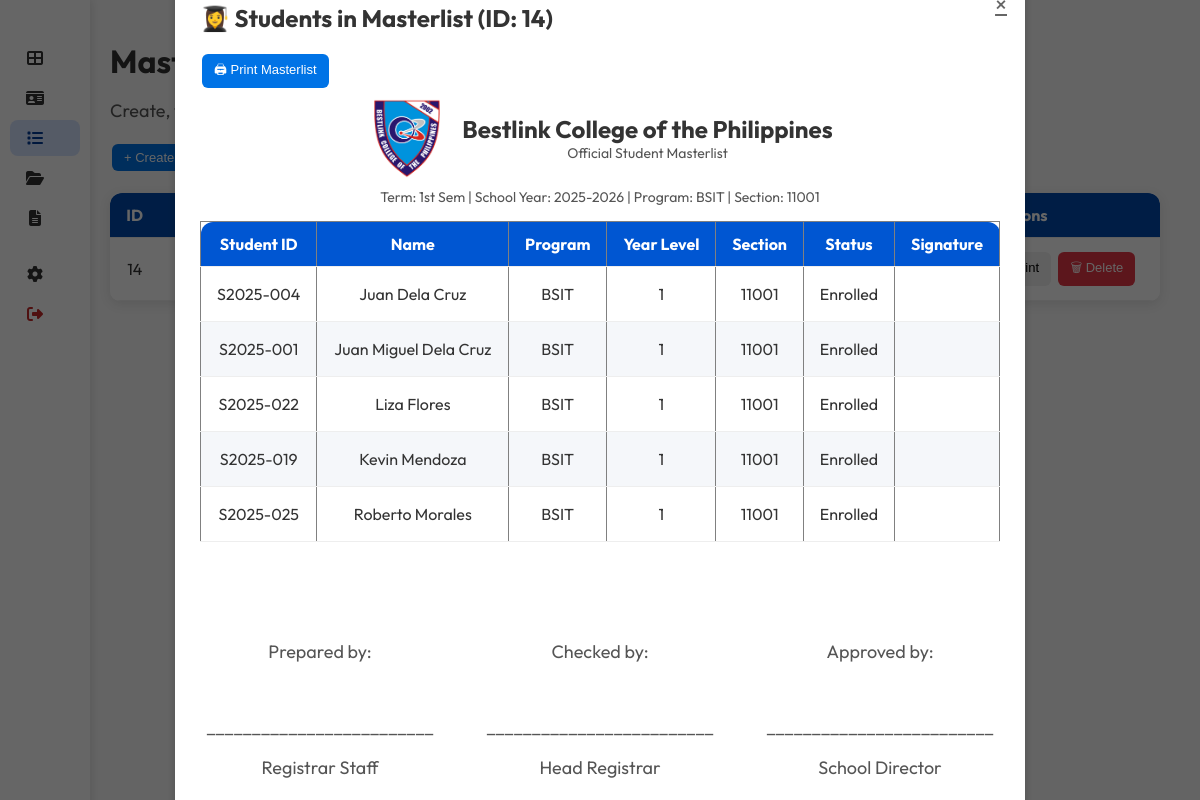
/staff/Masterlist.php?view_students=14 (signed in), run on the app's committed database.
### tables this page shows
CREATE TABLE `masterlists` (
  `masterlist_id` int(11) NOT NULL,
  `term` varchar(255) DEFAULT NULL,
  `year` varchar(255) DEFAULT NULL,
  `program` varchar(255) DEFAULT NULL,
  `section` varchar(50) DEFAULT NULL,
  `year_level` int(11) DEFAULT NULL,
  `generated_by` int(11) DEFAULT NULL,
  `generation_date` timestamp NOT NULL DEFAULT current_timestamp() ON UPDATE current_timestamp()
);

CREATE TABLE `students` (
  `student_id` varchar(255) NOT NULL,
  `user_id` int(11) DEFAULT NULL,
  `first_name` varchar(255) DEFAULT NULL,
  `last_name` varchar(255) DEFAULT NULL,
  `birthdate` date DEFAULT NULL,
  `gender` varchar(255) DEFAULT NULL,
  `program` varchar(50) NOT NULL,
  `year_level` int(11) DEFAULT NULL,
  `section` int(10) NOT NULL,
  `student_status` varchar(255) DEFAULT NULL,
  `photo_path` text DEFAULT NULL,
  `date_registered` date DEFAULT NULL,
  `email` varchar(255) DEFAULT NULL,
  `contact_no` varchar(255) DEFAULT NULL
);

### staff/Masterlist.php (the view, shortened to what this page needs)
<?php
require_once __DIR__ . "/../Database/connection.php";
$sql = "SELECT m.masterlist_id, m.term, m.year, m.program, m.section, m.generation_date, u.username
        FROM masterlists m
        LEFT JOIN users u ON m.generated_by = u.user_id
        ORDER BY m.generation_date DESC";
$result = $conn->query($sql);
$masterlists = $result->fetch_all(MYSQLI_ASSOC);
$students_in_masterlist = [];
$masterlist_info = null;
$viewing_masterlist = null;
if (isset($_GET['view_students'])) {
    $viewing_masterlist = intval($_GET['view_students']);
    $stmt = $conn->prepare("
        SELECT s.student_id, s.first_name, s.last_name, s.program, s.year_level, s.student_status, s.section
        FROM masterlist_details md
        JOIN students s ON md.student_id = s.student_id
        WHERE md.masterlist_id = ?
        ORDER BY s.last_name ASC
    ");
    $stmt->bind_param("i", $viewing_masterlist);
    $stmt->execute();
    $students_in_masterlist = $stmt->get_result()->fetch_all(MYSQLI_ASSOC);
    $info_stmt = $conn->prepare("SELECT term, year, program, section FROM masterlists WHERE masterlist_id = ?");
    $info_stmt->bind_param("i", $viewing_masterlist);
    $info_stmt->execute();
    $masterlist_info = $info_stmt->get_result()->fetch_assoc();
}
?>
<!DOCTYPE html>
<html lang="en">
<head>
<link rel="stylesheet" href="../components/css/masterlists.css">
</head>
<body>
<?php include 'StaffSidenav.php'; ?>
<div class="container">
    <h1> Masterlist Manager</h1>
    <p>Create, view, and print student masterlists per term, year, program, and section.</p>
    <div class="actions">
        <button class="primary" onclick="openCreateModal()">+ Create New Masterlist</button>
    </div>
    <div class="table-wrapper">
        <table>
            <thead>
                <tr>
                    <th>ID</th><th>Term</th><th>Year</th><th>Program</th><th>Section</th><th>Generated By</th><th>Date</th><th>Actions</th>
                </tr>
            </thead>
            <tbody>
                <?php foreach ($masterlists as $m): ?>
                <tr>
                    <td><?= $m['masterlist_id'] ?></td>
                    <td><?= htmlspecialchars($m['term']) ?></td>
                    <td><?= htmlspecialchars($m['year']) ?></td>
                    <td><?= htmlspecialchars($m['program']) ?></td>
                    <td><?= htmlspecialchars($m['section']) ?></td>
                    <td><?= htmlspecialchars($m['username']) ?></td>
                    <td><?= $m['generation_date'] ?></td>
                    <td>
                        <a href="?view_students=<?= $m['masterlist_id'] ?>"><button>👀 View</button></a>
                        <a href="?view_students=<?= $m['masterlist_id'] ?>#print"><button>🖨 Print</button></a>
                        <a href="?delete_masterlist=<?= $m['masterlist_id'] ?>" onclick="return confirm('Are you sure you want to delete this masterlist?');"><button class="danger">🗑 Delete</button></a>
                    </td>
                </tr>
                <?php endforeach; ?>
            </tbody>
        </table>
    </div>
</div>
<?php if ($viewing_masterlist): ?>
<div id="studentsModal" class="modal" style="display:flex;">
    <div class="modal-content wide">
        <a href="Masterlist.php" class="close">&times;</a>
        <h2>👩‍🎓 Students in Masterlist (ID: <?= $viewing_masterlist ?>)</h2>
        <button onclick="window.print()" class="primary" style="margin-bottom:10px;">🖨 Print Masterlist</button>
        <div id="printArea">
            <div style="display:flex; align-items:center; justify-content:center; margin-bottom:10px; gap:15px;">
                <img src="../components/img/bcpp.png" alt="School Logo" style="width:80px; height:80px;">
                <div style="text-align:center;">
                    <h2 style="margin:0; font-weight:700;">Bestlink College of the Philippines</h2>
                    <p style="margin:0; font-size:14px;">Official Student Masterlist</p>
                </div>
            </div>
            <p style="text-align:center; margin:0 0 15px; font-size:14px;">
                Term: <?= htmlspecialchars($masterlist_info['term']) ?> |
                School Year: <?= htmlspecialchars($masterlist_info['year']) ?> |
                Program: <?= htmlspecialchars($masterlist_info['program']) ?> |
                Section: <?= htmlspecialchars($masterlist_info['section']) ?>
            </p>
            <table border="1" cellspacing="0" cellpadding="7" width="100%" style="border-collapse:collapse; font-size:13px;">
                <thead style="background:#0056d2; color:white;">
                    <tr>
                        <th>Student ID</th><th>Name</th><th>Program</th><th>Year Level</th><th>Section</th><th>Status</th><th>Signature</th>
                    </tr>
                </thead>
                <tbody>
                    <?php if ($students_in_masterlist): ?>
                        <?php foreach ($students_in_masterlist as $i => $s): ?>
                        <tr style="background:<?= $i % 2 === 0 ? '#fff' : '#f5f7fa' ?>;">
                            <td><?= $s['student_id'] ?></td>
                            <td><?= htmlspecialchars($s['first_name'] . " " . $s['last_name']) ?></td>
                            <td><?= htmlspecialchars($s['program']) ?></td>
                            <td><?= htmlspecialchars($s['year_level']) ?></td>
                            <td><?= htmlspecialchars($s['section']) ?></td>
                            <td><?= htmlspecialchars($s['student_status']) ?></td>
                            <td style="height:30px;"></td>
                        </tr>
                        <?php endforeach; ?>
                    <?php else: ?>
                        <tr><td colspan="7">No students in this masterlist yet.</td></tr>
                    <?php endif; ?>
                </tbody>
            </table>
            <br><br>
            <div style="display:flex; justify-content:space-between; margin-top:40px; font-size:13px;">
                <div style="text-align:center; width:30%;">
                    <p>Prepared by:</p><br>
                    <p>_________________________</p>
                    <p>Registrar Staff</p>
                </div>
                <div style="text-align:center; width:30%;">
                    <p>Checked by:</p><br>
                    <p>_________________________</p>
                    <p>Head Registrar</p>
                </div>
                <div style="text-align:center; width:30%;">
                    <p>Approved by:</p><br>
                    <p>_________________________</p>
                    <p>School Director</p>
                </div>
            </div>
        </div>
    </div>
</div>
<?php endif; ?>
</body>
</html>

### components/css/masterlists.css (style rules this page uses)
body { margin: 0; font-family: 'Outfit', sans-serif; background: url('../img/bg.jpg') no-repeat center center fixed; background-size: cover; min-height: 100vh; }
.container { flex: 1; margin-left: 240px; padding: 20px 40px; transition: margin-left 0.3s ease; box-sizing: border-box; position: relative; background: none; }
.sidebar.collapsed ~ .content, .sidebar.collapsed ~ .container { margin-left: 70px; }
h1 { font-size: 32px; margin-bottom: 10px; }
p { font-size: 18px; color: #555; }
.actions { margin: 20px 0; }
.table-wrapper { width: 100%; border-collapse: collapse; background: #fff; border-radius: 10px; overflow: hidden; box-shadow: 0 3px 12px rgba(0,0,0,0.1); }
table { width: 100%; border-collapse: separate; border-spacing: 0; background: white; }
table thead { background: #004aad; color: #fff; }
table th, table td { padding: 12px 15px; text-align: center; border-bottom: 1px solid #eee; font-size: 16px; }
table th:first-child { border-top-left-radius: 12px; }
table th:last-child { border-top-right-radius: 12px; }
button { padding: 6px 12px; margin: 2px; border: none; border-radius: 6px; cursor: pointer; font-size: 13px; }
button.primary { background: #0073e6; color: #fff; }
button.danger { background: #e63946; color: #fff; }
.modal { display: none; position: fixed; top: 0; left: 0; width: 100%; height: 100%; background: rgba(0,0,0,0.6); justify-content: center; align-items: center; z-index: 1000; }
.modal-content { background: #fff; padding: 25px; border-radius: 10px; width: 500px; position: relative; box-shadow: 0 2px 10px rgba(0,0,0,0.2); }
.modal-content.wide { width: 800px; }
.modal-content h2 { margin-top: 0; }
.close { position: absolute; top: 12px; right: 18px; font-size: 22px; cursor: pointer; color: #666; }

### staff/StaffSidenav.php (style rules this page uses)
body { margin: 0; font-family: 'Outfit', sans-serif; background: #f9f9f9; color: #333; display: flex; }

### data on the page
masterlists: masterlist_id "14", term "1st Sem", year "2025-2026", program "BSIT", section "11001"
students: student_id "S2025-004", first_name+last_name "Juan Dela Cruz", program "BSIT", year_level "1", section "11001", student_status "Enrolled"
students: student_id "S2025-001", first_name+last_name "Juan Miguel Dela Cruz", program "BSIT", year_level "1", section "11001", student_status "Enrolled"
students: student_id "S2025-022", first_name+last_name "Liza Flores", program "BSIT", year_level "1", section "11001", student_status "Enrolled"
students: student_id "S2025-019", first_name+last_name "Kevin Mendoza", program "BSIT", year_level "1", section "11001", student_status "Enrolled"
students: student_id "S2025-025", first_name+last_name "Roberto Morales", program "BSIT", year_level "1", section "11001", student_status "Enrolled"

### other printed values
$viewing_masterlist "14"
